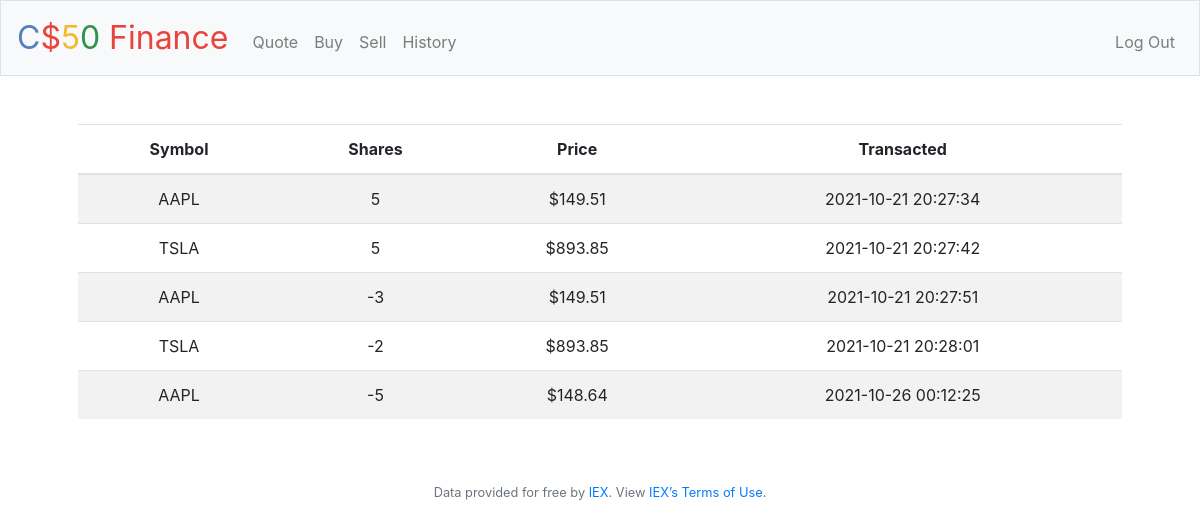
The app's page /history (signed in) with its own data.
### tables this page shows
CREATE TABLE transactions (id INTEGER PRIMARY KEY AUTOINCREMENT, user_id INTEGER NOT NULL, name TEXT NOT NULL, shares INTEGER NOT NULL, price NUMERIC NOT NULL, type TEXT NOT NULL, symbol TEXT NOT NULL, time TIMESTAMP DEFAULT CURRENT_TIMESTAMP, FOREIGN KEY(user_id) REFERENCES users(id));

### application.py (the view)
@app.route("/history")
@login_required
def history():
    transactions = db.execute("SELECT symbol, shares, price, time FROM transactions WHERE user_id = ?", session["user_id"])
    return render_template("history.html", transactions=transactions, usd=usd)

### application.py (called while the page is built)
@app.after_request
def after_request(response):
    response.headers["Cache-Control"] = "no-cache, no-store, must-revalidate"
    response.headers["Expires"] = 0
    response.headers["Pragma"] = "no-cache"
    return response

### helpers.py (called while the page is built)
def login_required(f):
    @wraps(f)
    def decorated_function(*args, **kwargs):
        if session.get("user_id") is None:
            return redirect("/login")
        return f(*args, **kwargs)
    return decorated_function

def usd(value):
    return f"${value:,.2f}"

### templates/history.html (shortened to what this page needs)
{% extends "layout.html" %}
{% block main %}
<table class="table table-striped">
    <thead>
        <tr>
            <th>Symbol</th>
            <th>Shares</th>
            <th>Price</th>
            <th>Transacted</th>
        </tr>
    </thead>
    <tbody>
        {% for transaction in transactions %}
        <tr>
            <td>{{ transaction["symbol"].upper() }}</td>
            <td>{{ transaction["shares"] }}</td>
            <td>{{ usd(transaction["price"]) }}</td>
            <td>{{ transaction["time"] }}</td>
        </tr>
        {% endfor %}
</table>
{% endblock %}

### records on screen
transactions: price "$149.51"
transactions: price "$893.85"
transactions: price "$149.51"
transactions: price "$893.85"
transactions: price "$148.64"
